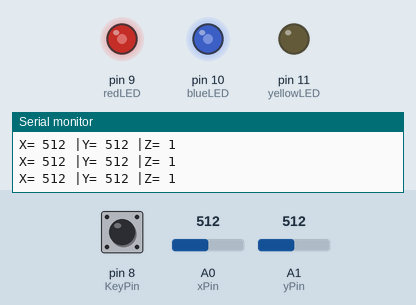
Recording of a sketch running on a simulated Arduino Uno, built with avr-gcc and run on an emulated ATmega328P. Parts: output pins drawn as LEDs (lit = HIGH), the last lines printed to the serial monitor. The inputs (shaded band) are chosen by the test bench; at power-on: A0 (xPin) = 512, A1 (yPin) = 512, pin 8 (KeyPin) HIGH.

Above: at 1.2 s.
1.3 s: A0 (xPin) set to 1023
At 2.3 s:
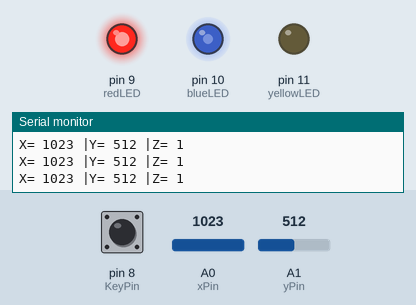
2.8 s: A1 (yPin) set to 106
At 3.2 s:
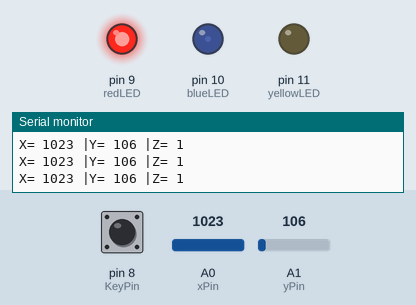
4.3 s: A1 (yPin) set to 94
At 4.7 s:
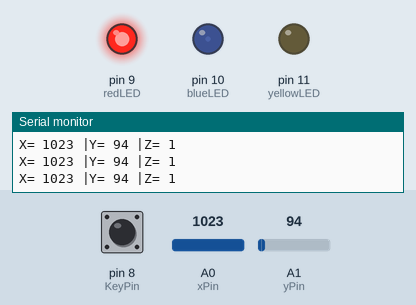
5.8 s: pin 8 (KeyPin) pulled LOW for 0.15 s
At 5.87 s:
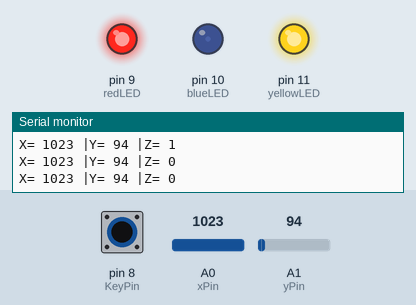
7.4 s: A0 (xPin) set to 716
At 8.3 s:
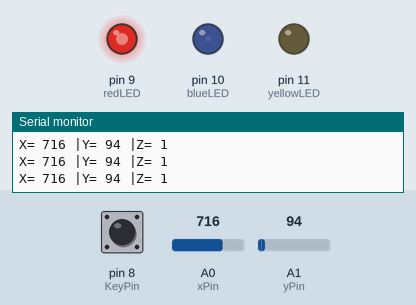
8.9 s: A1 (yPin) set to 0
At 9.6 s:
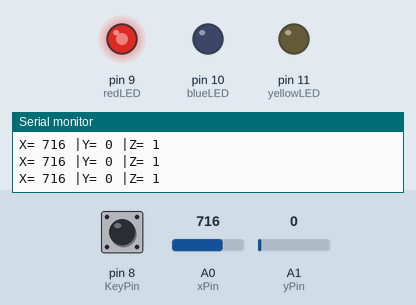
Timing chart, 0 to 11.4 s (numbered marks = the images above; inputs shaded):
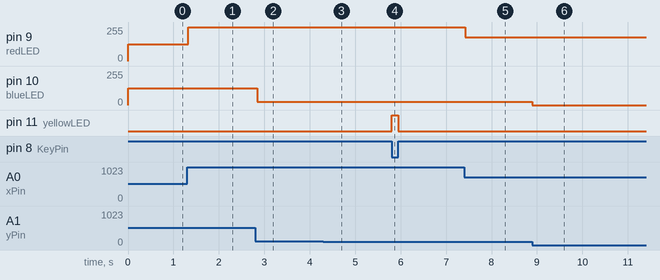

The sketch:

Joystick_LED_Serial.ino
```cpp
//connections
#define xPin A0
#define yPin A1
#define KeyPin 8
#define redLED 9
#define blueLED 10
#define yellowLED 11

int xValue, yValue; //reading values
int redX,blueY,yellowZ;//mapped values

void setup() {
  //setting input and output pins
  pinMode(xPin,INPUT);
  pinMode(yPin,INPUT);
  pinMode(KeyPin,INPUT_PULLUP);
  pinMode(redLED,OUTPUT);
  pinMode(blueLED,OUTPUT);
  pinMode(yellowLED,OUTPUT);
  //initializing the serial monitor
  Serial.begin(9600);
}

void loop() {

  Serial.print("X= ");
  xValue=analogRead(xPin);
  Serial.print(xValue,DEC);
  redX=map(xValue,0,1023,0,255);
  analogWrite(redLED,redX);

  Serial.print(" |Y= ");
  yValue=analogRead(yPin);
  Serial.print(yValue,DEC);
  blueY=map(yValue,0,1023,0,255);
  analogWrite(blueLED,blueY);

  Serial.print(" |Z= ");
  yellowZ=digitalRead(KeyPin);
  digitalWrite(yellowLED,!yellowZ);
  Serial.println(yellowZ);
  delay(50);
}
```

Measured:
- after the input at 1.3 s, pin 9 (redLED): 127/255 → 255/255 at once
- after the input at 2.8 s, pin 10 (blueLED): 127/255 → 26/255 after 0.05 s
- after the input at 4.3 s, pin 10 (blueLED): 26/255 → 23/255 at once
- after the input at 5.8 s, pin 11 (yellowLED): LOW → HIGH at once, → LOW 0.15 s later
- after the input at 7.4 s, pin 9 (redLED): 255/255 → 178/255 at once
- after the input at 8.9 s, pin 10 (blueLED): 23/255 → 0/255 at once
